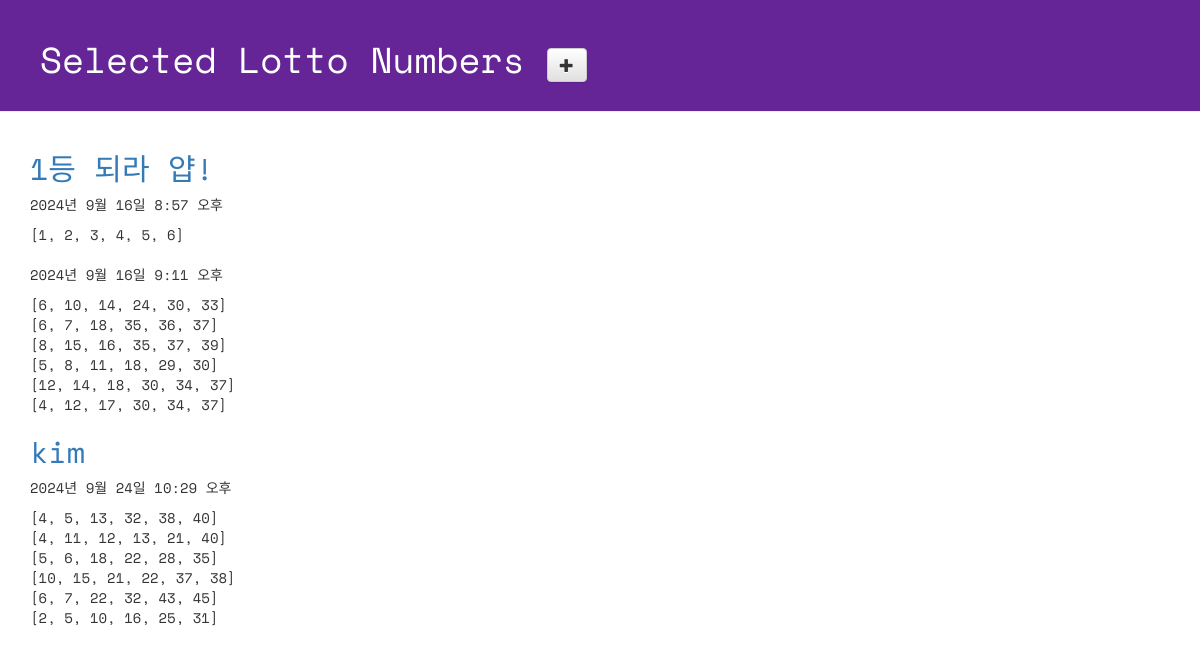
Page /lotto/ on the committed database.
### lotto/models.py (models this page shows, shortened)
class GuessNumbers(models.Model):
    name = models.CharField(max_length=24)
    text = models.CharField(max_length=255)
    lottos = models.CharField(max_length=255, default='[1, 2, 3, 4, 5, 6]')
    num_lotto = models.IntegerField(default=6)
    update_date = models.DateTimeField()

### lotto/views.py (the view)
# urls.py: path('lotto/', views.index, name='index'),
def index(request):
    lottos = GuessNumbers.objects.all() # querySet이라는 타입으로 반환해줌
    return render(request, 'lotto/default.html', {'lottos': lottos})

### lotto/templates/lotto/default.html (shortened to what this page needs)
<!DOCTYPE html>
{% load static %}
<html lang="ko">
<head>
  <link rel="stylesheet" href="//maxcdn.bootstrapcdn.com/bootstrap/3.2.0/css/bootstrap.min.css">
  <link rel="stylesheet" href="//maxcdn.bootstrapcdn.com/bootstrap/3.2.0/css/bootstrap-theme.min.css">
  <link rel="stylesheet" href="{% static 'css/lotto.css' %}">
</head>
<body>
  <div class="page-header">
    <h1>
      Selected Lotto Numbers
      <a href="{% url 'new_lotto' %}">
        <span class="glyphicon glyphicon-plus btn btn-default"></span>
      </a>
    </h1>
  </div>
  <div class="container lotto">
    {% for lotto in lottos %}
    <h2><a href="{% url 'detail' lottoKey=lotto.id %}">{{ lotto.text }}</a></h2>
    <p>{{ lotto.update_date }}</p>
    <p>{{ lotto.lottos | linebreaksbr }}</p>
    {% endfor %}
  </div>
</body>
</html>

### lotto/static/CSS/lotto.css (style rules this page uses)
.page-header { background-color: #652596; margin-top: 0; padding: 20px 20px 20px 40px; font-family: 'Space Mono', monospace; }
.page-header h1 { color: #FFFFFF; }
.container { font-family: 'Space Mono', monospace; }
.container h2 { color: #b9f442; }

### rows in the picture
GuessNumbers: text "1등 되라 얍!", update_date "2024년 9월 16일 8:57 오후", lottos "[1, 2, 3, 4, 5, 6]"
GuessNumbers: update_date "2024년 9월 16일 9:11 오후", lottos "[6, 10, 14, 24, 30, 33] [6, 7, 18, 35, 36, 37] [8, 15, 16, 35, 37, 39] [5, 8, 11, 18, 29, 30] [12, 14, 18, 30, 34, 37] [4, 12, 17, 30, 34, 37]"
GuessNumbers: text "kim", update_date "2024년 9월 24일 10:29 오후", lottos "[4, 5, 13, 32, 38, 40] [4, 11, 12, 13, 21, 40] [5, 6, 18, 22, 28, 35] [10, 15, 21, 22, 37, 38] [6, 7, 22, 32, 43, 45] [2, 5, 10, 16, 25, 31]"
